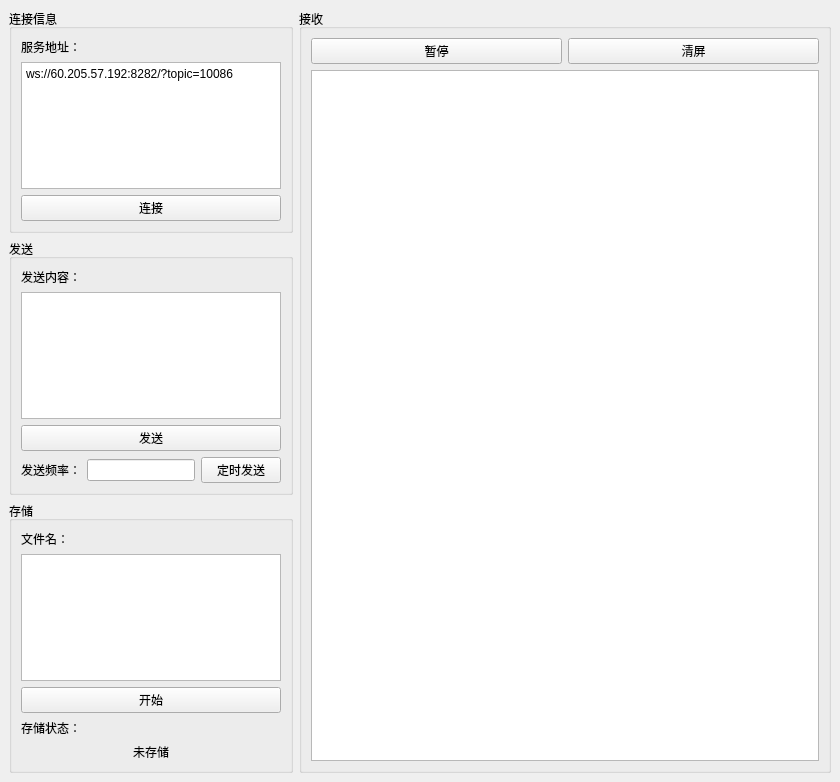
<?xml version="1.0" encoding="UTF-8"?>
<ui version="4.0">
 <class>MainWindow</class>
 <widget class="QMainWindow" name="MainWindow">
  <property name="geometry">
   <rect>
    <x>0</x>
    <y>0</y>
    <width>840</width>
    <height>782</height>
   </rect>
  </property>
  <property name="windowTitle">
   <string>websocket测试工具</string>
  </property>
  <widget class="QWidget" name="centralwidget">
   <layout class="QHBoxLayout" name="horizontalLayout_7" stretch="1,2">
    <item>
     <layout class="QVBoxLayout" name="verticalLayout_6">
      <item>
       <widget class="QGroupBox" name="groupBox_wsInfo">
        <property name="sizePolicy">
         <sizepolicy hsizetype="Ignored" vsizetype="Preferred">
          <horstretch>0</horstretch>
          <verstretch>0</verstretch>
         </sizepolicy>
        </property>
        <property name="title">
         <string>连接信息</string>
        </property>
        <layout class="QVBoxLayout" name="verticalLayout_5">
         <item>
          <widget class="QLabel" name="label_wsUrl">
           <property name="text">
            <string>服务地址：</string>
           </property>
          </widget>
         </item>
         <item>
          <widget class="QTextEdit" name="textEdit_wsUrl">
           <property name="html">
            <string>&lt;!DOCTYPE HTML PUBLIC &quot;-//W3C//DTD HTML 4.0//EN&quot; &quot;http://www.w3.org/TR/REC-html40/strict.dtd&quot;&gt;
&lt;html&gt;&lt;head&gt;&lt;meta name=&quot;qrichtext&quot; content=&quot;1&quot; /&gt;&lt;style type=&quot;text/css&quot;&gt;
p, li { white-space: pre-wrap; }
&lt;/style&gt;&lt;/head&gt;&lt;body style=&quot; font-family:'SimSun'; font-size:9pt; font-weight:400; font-style:normal;&quot;&gt;
&lt;p style=&quot; margin-top:12px; margin-bottom:12px; margin-left:0px; margin-right:0px; -qt-block-indent:0; text-indent:0px;&quot;&gt;ws://60.205.57.192:8282/?topic=10086&lt;/p&gt;&lt;/body&gt;&lt;/html&gt;</string>
           </property>
          </widget>
         </item>
         <item>
          <widget class="QPushButton" name="pushButton_connect">
           <property name="text">
            <string>连接</string>
           </property>
          </widget>
         </item>
        </layout>
       </widget>
      </item>
      <item>
       <widget class="QGroupBox" name="groupBox_send">
        <property name="title">
         <string>发送</string>
        </property>
        <layout class="QVBoxLayout" name="verticalLayout_2">
         <item>
          <widget class="QLabel" name="label_sendMsg">
           <property name="text">
            <string>发送内容：</string>
           </property>
          </widget>
         </item>
         <item>
          <widget class="QTextEdit" name="textEdit_sendMsg"/>
         </item>
         <item>
          <widget class="QPushButton" name="pushButton_send">
           <property name="text">
            <string>发送</string>
           </property>
          </widget>
         </item>
         <item>
          <layout class="QHBoxLayout" name="horizontalLayout_4" stretch="0,0,0">
           <property name="sizeConstraint">
            <enum>QLayout::SetDefaultConstraint</enum>
           </property>
           <item>
            <widget class="QLabel" name="label_rate">
             <property name="text">
              <string>发送频率：</string>
             </property>
             <property name="alignment">
              <set>Qt::AlignLeading|Qt::AlignLeft|Qt::AlignVCenter</set>
             </property>
            </widget>
           </item>
           <item>
            <widget class="QLineEdit" name="lineEdit_rate">
             <property name="enabled">
              <bool>true</bool>
             </property>
             <property name="sizePolicy">
              <sizepolicy hsizetype="Minimum" vsizetype="Fixed">
               <horstretch>0</horstretch>
               <verstretch>0</verstretch>
              </sizepolicy>
             </property>
             <property name="minimumSize">
              <size>
               <width>0</width>
               <height>0</height>
              </size>
             </property>
             <property name="text">
              <string/>
             </property>
            </widget>
           </item>
           <item>
            <widget class="QPushButton" name="pushButton_rateSend">
             <property name="text">
              <string>定时发送</string>
             </property>
            </widget>
           </item>
          </layout>
         </item>
        </layout>
       </widget>
      </item>
      <item>
       <widget class="QGroupBox" name="groupBox_save">
        <property name="title">
         <string>存储</string>
        </property>
        <layout class="QVBoxLayout" name="verticalLayout_4">
         <item>
          <widget class="QLabel" name="label_fileName">
           <property name="text">
            <string>文件名：</string>
           </property>
          </widget>
         </item>
         <item>
          <widget class="QTextEdit" name="textEdit_fileName"/>
         </item>
         <item>
          <layout class="QHBoxLayout" name="horizontalLayout_6">
           <item>
            <widget class="QPushButton" name="pushButton_save">
             <property name="text">
              <string>开始</string>
             </property>
            </widget>
           </item>
          </layout>
         </item>
         <item>
          <widget class="QLabel" name="label_4">
           <property name="text">
            <string>存储状态：</string>
           </property>
          </widget>
         </item>
         <item alignment="Qt::AlignHCenter|Qt::AlignVCenter">
          <widget class="QLabel" name="label_5">
           <property name="text">
            <string>未存储</string>
           </property>
          </widget>
         </item>
        </layout>
       </widget>
      </item>
     </layout>
    </item>
    <item>
     <layout class="QVBoxLayout" name="verticalLayout_3">
      <item>
       <widget class="QGroupBox" name="groupBox_recv">
        <property name="title">
         <string>接收</string>
        </property>
        <layout class="QVBoxLayout" name="verticalLayout">
         <item>
          <layout class="QHBoxLayout" name="horizontalLayout">
           <item>
            <widget class="QPushButton" name="pushButton_break">
             <property name="text">
              <string>暂停</string>
             </property>
            </widget>
           </item>
           <item>
            <widget class="QPushButton" name="pushButton_clear">
             <property name="text">
              <string>清屏</string>
             </property>
            </widget>
           </item>
          </layout>
         </item>
         <item>
          <widget class="QTextBrowser" name="textBrowser_recvMsg"/>
         </item>
        </layout>
       </widget>
      </item>
     </layout>
    </item>
   </layout>
  </widget>
 </widget>
 <resources/>
 <connections/>
</ui>
